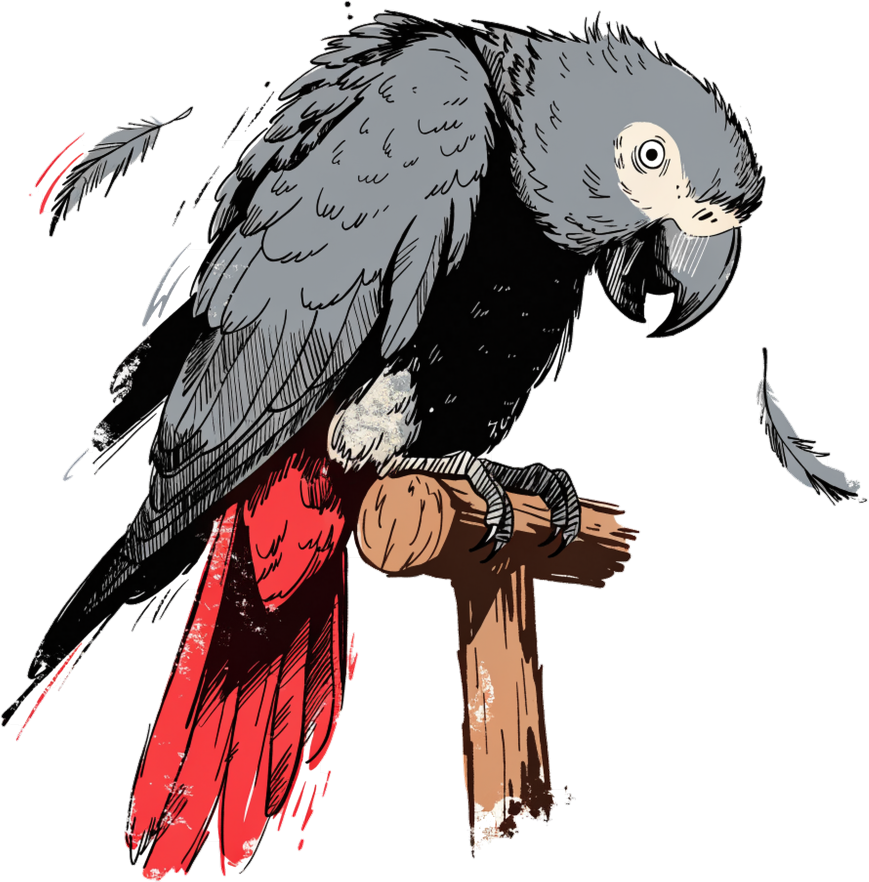
#> input picture designs/c810r/art_pp.png, 2605 x 2644 px, found by its file name (shown at 1/3 size)
$ python build.py 5 5 1.0
#> lines starting #> are read from the running program, lines starting #| are printed output that depends on the picture; after the words box and inside, x2 and y2 are one past the last pixel; in counts of white or black regions, pixels touching at a corner belong together
### designs/c_common.py
"""Lane C hoodie helpers (from the c773 build). Run with /usr/bin/python3 from the repo root."""
import sys, json, os; sys.path.insert(0, '.')
from designs.lib import *
import numpy as np, cv2
CR = (246, 236, 214, 255); MU = (226, 169, 53, 255)
def load_art(path, edge=True, bottom_fade=False, minarea=15000):
#> called with path = 'designs/c810r/art_pp.png', edge = True, bottom_fade = False, minarea = 15000
    art = Image.open(path).convert('RGBA'); al = np.array(art.getchannel('A'))
#> in load_art, art is the input picture: PIL image 2605x2644 RGBA; mean R, G, B, A 55.5, 44.2, 43.4, 112.9
    n, lab, st, _ = cv2.connectedComponentsWithStats((al > 40).astype(np.uint8), connectivity=8); keep = np.zeros_like(al, bool)
#> after `n, lab, st, _ = cv2.connectedComponentsWithStats((al > 40).astype(np.u`:
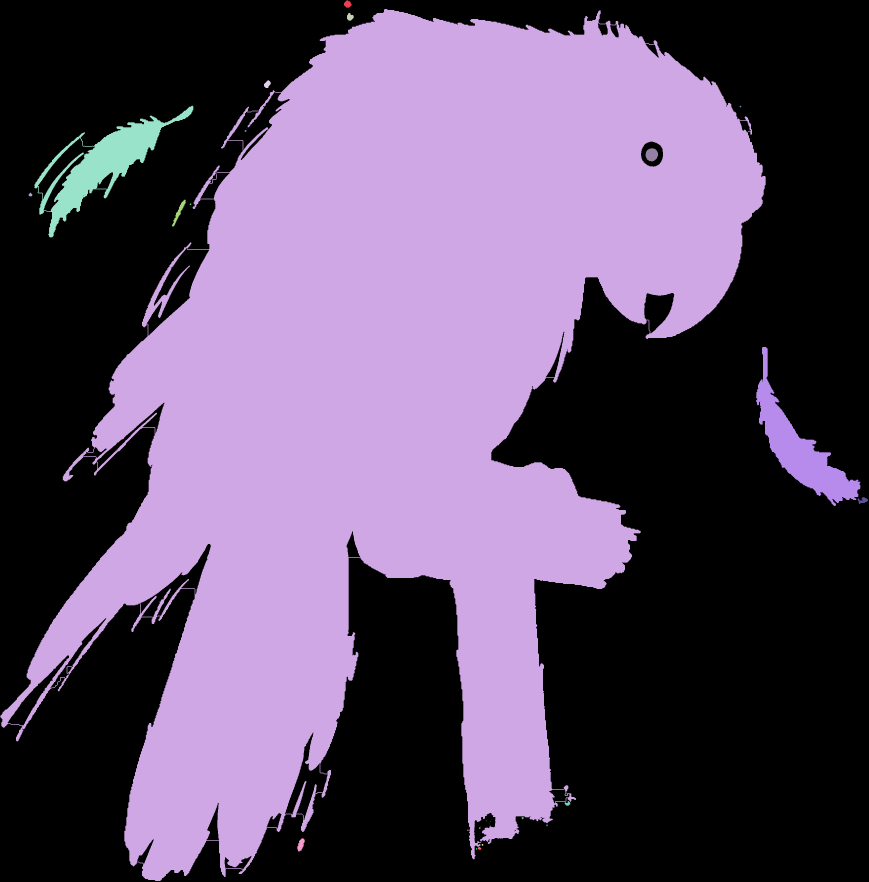
#> lab: shape (2644, 2605) int32 (shown at 1/3 size); 29 distinct labels, from 0 to 28; one colour per label, 0 black
#> after `n, lab, st, _ = cv2.connectedComponentsWithStats((al > 40).astype(np.u`: n = 29; st = 29 rows, first 6: [0, 0, 2605, 2644, 3818750], [1032, 1, 23, 22, 360], [1, 27, 2296, 2616, 2980132], [1041, 39, 20, 23, 327], [792, 241, 20, 23, 310], [103, 317, 477, 395, 44891]
    for i in range(1, n):
        if st[i, cv2.CC_STAT_AREA] > minarea: keep |= (lab == i)
#> this loop made 28 passes
#> pass 2, in load_art, `if st[i, cv2.CC_STAT_AREA] > minarea: keep |= (lab == i)`:
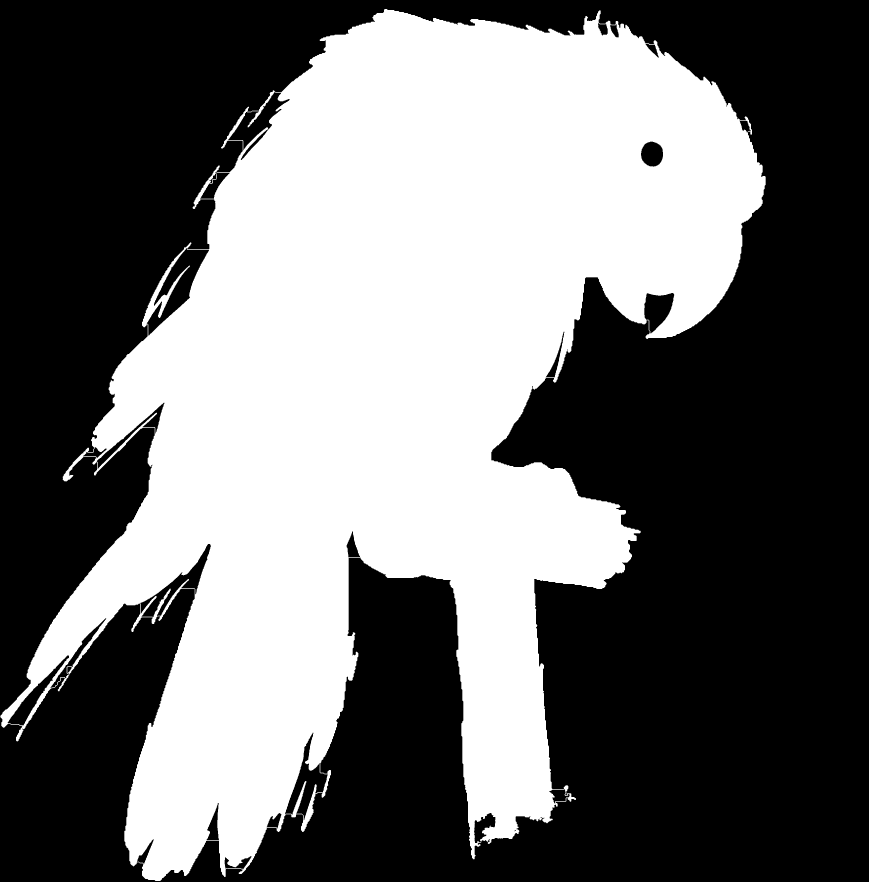
#> keep: shape (2644, 2605) bool (shown at 1/3 size); 43.3% white; 1 white region, box (x1, y1, x2, y2) and area: (1, 27, 2297, 2643) 2980132
#> after the loop:
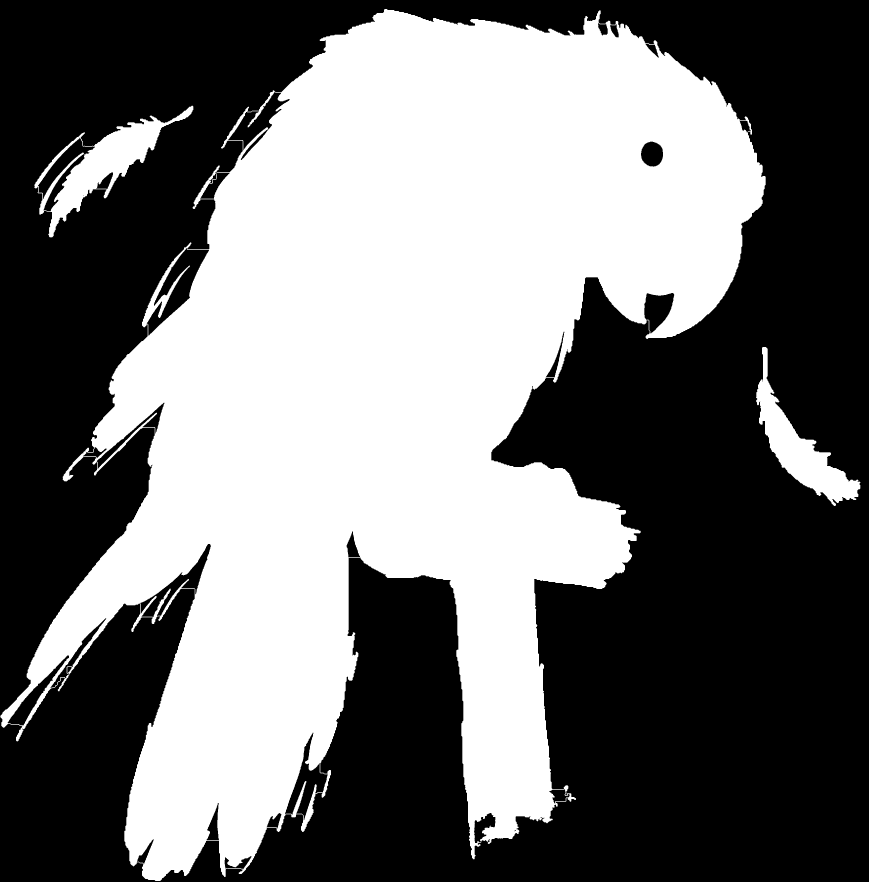
#> keep: shape (2644, 2605) bool (shown at 1/3 size); 44.5% white; 3 white regions, box (x1, y1, x2, y2) and area: (1, 27, 2297, 2643) 2980132, (103, 317, 580, 712) 44891, (2268, 1041, 2581, 1518) 39513
    al[~keep] = 0; H0, W0 = al.shape
#> after `al[~keep] = 0`:
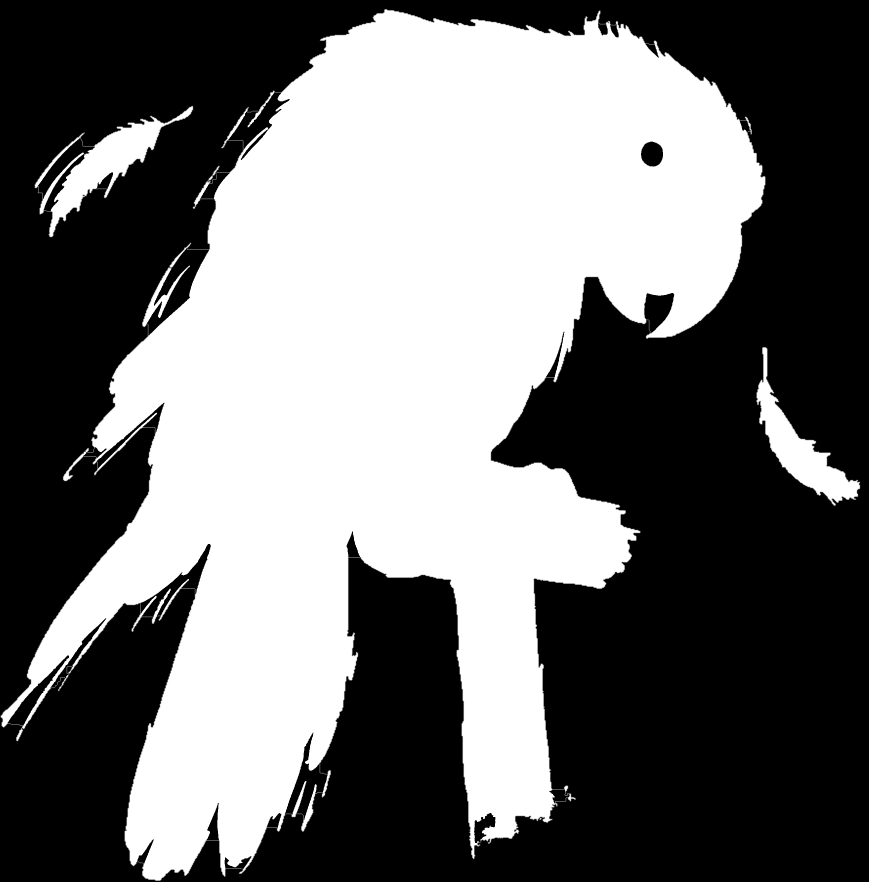
#> al: shape (2644, 2605) (shown at 1/3 size); min 0, max 255, mean 112.7
#> after `H0, W0 = al.shape`: H0 = 2644; W0 = 2605
    if edge:
        rng = np.random.default_rng(7); nz = cv2.GaussianBlur(rng.random((H0, W0)).astype(np.float32), (0, 0), 6); nz = (nz - nz.min()) / (nz.max() - nz.min())
        yy, xx = np.mgrid[0:H0, 0:W0]; d = np.minimum.reduce([yy, xx, H0 - 1 - yy, W0 - 1 - xx]).astype(np.float32)
        al = (al * np.clip((d / 110) * 1.4 - nz * 0.9, 0, 1)).astype(np.uint8)
    art.putalpha(Image.fromarray(al)); return art.crop(art.getchannel('A').point(lambda v: 255 if v > 10 else 0).getbbox())
#> after `return art.crop(art.getchannel('A').point(lambda v: 255 if v > 10 else`:
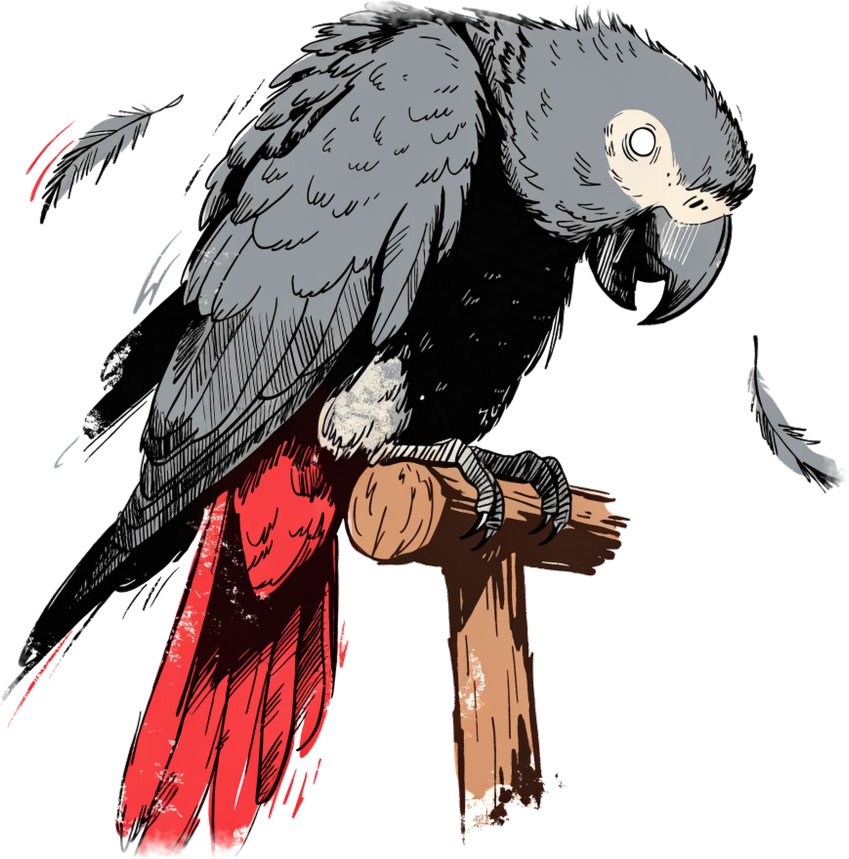
#> returned value: PIL image 2545x2577 RGBA (shown at 1/3 size); mean R, G, B, A 58.1, 46.3, 45.5, 117.1; transparent parts drawn white
def halo(a, px):
    al = np.array(a.getchannel('A')); k = cv2.getStructuringElement(cv2.MORPH_ELLIPSE, (2 * px + 1, 2 * px + 1)); d = cv2.dilate(al, k)
    h = Image.new('RGBA', a.size, CREAM); h.putalpha(Image.fromarray(d)); h.alpha_composite(a); return h
def build(n, art_path, head, punch, font, sand, AW=1800, W=3400, hfrac=0.9, pfrac=1.0, pfont=None, psame=False, hsame=False, npunch=MU, kw=3, g=40):
    """head/punch: list of text lines. sand=(headline ink, punch ink). Writes docs/print-files/<n>-{navy,sand}.png and prints the 7h/7k/7l numbers."""
    art = load_art(art_path); art = art.resize((AW, round(art.height * AW / art.width)), Image.LANCZOS)
    for mode, (hc, pc, aa, bg) in {'navy': (CR, npunch, halo(art, 16), (31, 42, 77, 255)), 'sand': (sand[0], sand[1], art, (226, 214, 188, 255))}.items():
        hs = line_same(head, font, hfrac, W, hc, hc, kw=kw) if hsame else [line(t, font, hfrac, W, hc, hc, kw=kw) for t in head]; ps = line_same(punch, pfont or font, pfrac, W, pc, pc, kw=kw) if psame else [line(t, pfont or font, pfrac, W, pc, pc, kw=kw) for t in punch]
        out = lockup(aa, W, hs, ps, f'{n}-{mode}', {mode: bg}, g=g); out = out.crop(out.getchannel('A').point(lambda v: 255 if v > 10 else 0).getbbox())
        out.save(f'docs/print-files/{n}-{mode}.png', dpi=(300, 300)); th = sum(l.height for l in hs + ps)
        print(mode, out.size, 'headline', max([l.width for l in hs] or [0]), 'punch', max(l.width for l in ps), 'type', th, 'of', out.height, round(th / out.height, 2), 'subject', art.width, 'of', out.width, round(art.width / out.width, 2))
#> this loop made 1 pass
#> (mode, hc, pc, bg) on pass 1: ('navy', (246, 236, 214, 255), (235, 70, 60, 255), (31, 42, 77, 255))

# [18 lines left out: functions spec, faqs, not called in this run]

### designs/lib.py
"""Lane C lockup helper: from designs.lib import *"""
from PIL import Image, ImageDraw, ImageFont, ImageFilter
FD = 'designs/fonts/'
CREAM = (246, 236, 214, 255)
F = dict(alfa='AlfaSlabOne-Regular.ttf', anton='Anton-Regular.ttf', bevan='Bevan-Regular.ttf', big='BigShouldersDisplay[wght].ttf', bowlby='BowlbyOne-Regular.ttf',
         cinzel='Cinzel[wght].ttf', fraunces='Fraunces[SOFT,WONK,opsz,wght].ttf', oswald='Oswald[wght].ttf', playfair='PlayfairDisplay[wght].ttf',
         playfairi='PlayfairDisplay-Italic[wght].ttf', rye='Rye-Regular.ttf', graduate='Graduate-Regular.ttf', yellowtail='Yellowtail-Regular.ttf', interblack='InterDisplay-Black.otf', damion='Damion-Regular.ttf', caveat='CaveatBrush-Regular.ttf')
VAR = dict(big=[900], cinzel=[900], fraunces=[9, 900, 60, 1], oswald=[700], playfair=[900], playfairi=[900])
def line(text, font, wfrac, W, fill, key, kw=27, track=0):
    ff = F[font]; var = VAR.get(font)
    def mk(sz):
#> (the run stopped early here; a loop or call above may not have finished)
